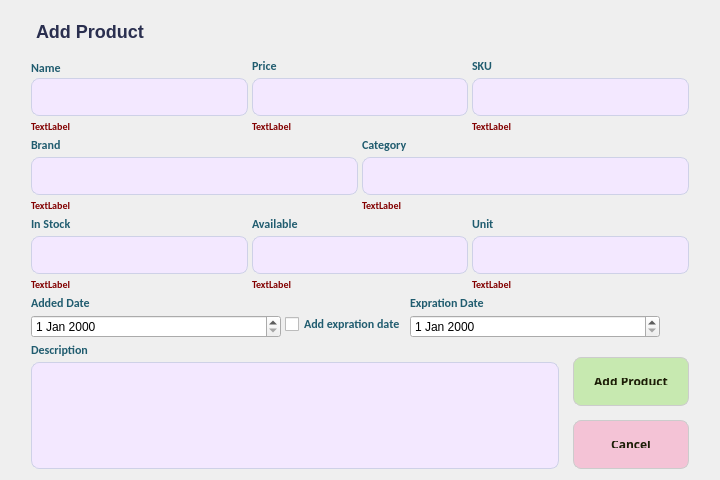
<?xml version="1.0" encoding="UTF-8"?>
<ui version="4.0">
 <class>add_product_window</class>
 <widget class="QDialog" name="add_product_window">
  <property name="geometry">
   <rect>
    <x>0</x>
    <y>0</y>
    <width>720</width>
    <height>480</height>
   </rect>
  </property>
  <property name="minimumSize">
   <size>
    <width>720</width>
    <height>460</height>
   </size>
  </property>
  <property name="maximumSize">
   <size>
    <width>720</width>
    <height>506</height>
   </size>
  </property>
  <property name="windowTitle">
   <string>Dialog</string>
  </property>
  <property name="styleSheet">
   <string notr="true">QDialog #add_product_window {
	background-image : url(:/Images/addProductWindowBackground.png);
}</string>
  </property>
  <layout class="QVBoxLayout" name="verticalLayout_2">
   <item>
    <layout class="QHBoxLayout" name="horizontalLayout">
     <property name="topMargin">
      <number>0</number>
     </property>
     <property name="rightMargin">
      <number>0</number>
     </property>
     <item>
      <widget class="QLabel" name="label">
       <property name="styleSheet">
        <string notr="true">
font-family: 'Fjalla One', sans-serif;
font-size: 18px;
letter-spacing: 0px;
word-spacing: 0px;
color: #2A2F4F;
font-weight: bold;
text-decoration: none;
font-style: normal;
font-variant: normal;
text-transform: none;
padding:10px 20px;</string>
       </property>
       <property name="text">
        <string>Add Product</string>
       </property>
      </widget>
     </item>
    </layout>
   </item>
   <item>
    <layout class="QHBoxLayout" name="horizontalLayout_6">
     <property name="spacing">
      <number>4</number>
     </property>
     <property name="leftMargin">
      <number>20</number>
     </property>
     <property name="rightMargin">
      <number>20</number>
     </property>
     <item>
      <layout class="QVBoxLayout" name="verticalLayout">
       <property name="topMargin">
        <number>0</number>
       </property>
       <item>
        <layout class="QVBoxLayout" name="verticalLayout_16">
         <property name="spacing">
          <number>4</number>
         </property>
         <property name="topMargin">
          <number>0</number>
         </property>
         <item>
          <layout class="QHBoxLayout" name="horizontalLayout_8">
           <property name="rightMargin">
            <number>0</number>
           </property>
           <item>
            <layout class="QVBoxLayout" name="verticalLayout_5">
             <property name="spacing">
              <number>0</number>
             </property>
             <property name="topMargin">
              <number>0</number>
             </property>
             <property name="rightMargin">
              <number>0</number>
             </property>
             <item>
              <widget class="QLabel" name="label_5">
               <property name="styleSheet">
                <string notr="true">font-family: Calibri;
font-size: 12px;
color: #205c6f;
font-weight: bold;
text-transform: none;</string>
               </property>
               <property name="text">
                <string>Name</string>
               </property>
              </widget>
             </item>
             <item>
              <widget class="QLineEdit" name="LE_name">
               <property name="styleSheet">
                <string notr="true">QLineEdit {
	background-color: #F3E8FF;
	border-radius:8px;
	border:1px solid #ced1e7;
	display:inline-block;
	cursor:text;
	color : #2c2c3b;
	font-family:Impactl;
	font-size:10px;
	font-weight:bold;
	padding:10px 10px;
}
</string>
               </property>
              </widget>
             </item>
            </layout>
           </item>
           <item>
            <layout class="QVBoxLayout" name="verticalLayout_7">
             <property name="topMargin">
              <number>0</number>
             </property>
             <property name="rightMargin">
              <number>0</number>
             </property>
             <item>
              <widget class="QLabel" name="label_9">
               <property name="styleSheet">
                <string notr="true">font-family: Calibri;
font-size: 12px;
color: #205c6f;
font-weight: bold;
text-transform: none;</string>
               </property>
               <property name="text">
                <string>Price</string>
               </property>
              </widget>
             </item>
             <item>
              <widget class="QLineEdit" name="LE_price">
               <property name="styleSheet">
                <string notr="true">QLineEdit {
	background-color: #F3E8FF;
	border-radius:8px;
	border:1px solid #ced1e7;
	display:inline-block;
	cursor:text;
	color : #2c2c3b;
	font-family:Impactl;
	font-size:10px;
	font-weight:bold;
	padding:10px 10px;
}
</string>
               </property>
              </widget>
             </item>
            </layout>
           </item>
           <item>
            <layout class="QVBoxLayout" name="verticalLayout_6">
             <property name="topMargin">
              <number>0</number>
             </property>
             <property name="rightMargin">
              <number>0</number>
             </property>
             <item>
              <widget class="QLabel" name="label_6">
               <property name="styleSheet">
                <string notr="true">font-family: Calibri;
font-size: 12px;
color: #205c6f;
font-weight: bold;
text-transform: none;</string>
               </property>
               <property name="text">
                <string>SKU</string>
               </property>
              </widget>
             </item>
             <item>
              <widget class="QLineEdit" name="LE_SKU">
               <property name="styleSheet">
                <string notr="true">QLineEdit {
	background-color: #F3E8FF;
	border-radius:8px;
	border:1px solid #ced1e7;
	display:inline-block;
	cursor:text;
	color : #2c2c3b;
	font-family:Impactl;
	font-size:10px;
	font-weight:bold;
	padding:10px 10px;
}
</string>
               </property>
              </widget>
             </item>
            </layout>
           </item>
          </layout>
         </item>
         <item>
          <layout class="QHBoxLayout" name="horizontalLayout_10">
           <property name="topMargin">
            <number>0</number>
           </property>
           <item>
            <widget class="QLabel" name="LB_nameError">
             <property name="styleSheet">
              <string notr="true">font-family: Calibri;
font-size: 10px;
color: #820000;
font-weight: bold;
text-transform: none;</string>
             </property>
             <property name="text">
              <string>TextLabel</string>
             </property>
            </widget>
           </item>
           <item>
            <widget class="QLabel" name="LB_priceError">
             <property name="styleSheet">
              <string notr="true">font-family: Calibri;
font-size: 10px;
color: #820000;
font-weight: bold;
text-transform: none;</string>
             </property>
             <property name="text">
              <string>TextLabel</string>
             </property>
            </widget>
           </item>
           <item>
            <widget class="QLabel" name="LB_skuError">
             <property name="styleSheet">
              <string notr="true">font-family: Calibri;
font-size: 10px;
color: #820000;
font-weight: bold;
text-transform: none;</string>
             </property>
             <property name="text">
              <string>TextLabel</string>
             </property>
            </widget>
           </item>
          </layout>
         </item>
        </layout>
       </item>
       <item>
        <layout class="QHBoxLayout" name="horizontalLayout_3">
         <item>
          <layout class="QVBoxLayout" name="verticalLayout_8">
           <property name="rightMargin">
            <number>0</number>
           </property>
           <item>
            <widget class="QLabel" name="label_11">
             <property name="styleSheet">
              <string notr="true">font-family: Calibri;
font-size: 12px;
color: #205c6f;
font-weight: bold;
text-transform: none;</string>
             </property>
             <property name="text">
              <string>Brand</string>
             </property>
            </widget>
           </item>
           <item>
            <widget class="QLineEdit" name="LE_brand">
             <property name="styleSheet">
              <string notr="true">QLineEdit {
	background-color: #F3E8FF;
	border-radius:8px;
	border:1px solid #ced1e7;
	display:inline-block;
	cursor:text;
	color : #2c2c3b;
	font-family:Impactl;
	font-size:10px;
	font-weight:bold;
	padding:10px 10px;
}
</string>
             </property>
            </widget>
           </item>
           <item>
            <widget class="QLabel" name="LB_brandError">
             <property name="styleSheet">
              <string notr="true">font-family: Calibri;
font-size: 10px;
color: #820000;
font-weight: bold;
text-transform: none;</string>
             </property>
             <property name="text">
              <string>TextLabel</string>
             </property>
            </widget>
           </item>
          </layout>
         </item>
         <item>
          <layout class="QVBoxLayout" name="verticalLayout_9">
           <property name="rightMargin">
            <number>0</number>
           </property>
           <item>
            <widget class="QLabel" name="label_13">
             <property name="styleSheet">
              <string notr="true">font-family: Calibri;
font-size: 12px;
color: #205c6f;
font-weight: bold;
text-transform: none;</string>
             </property>
             <property name="text">
              <string>Category</string>
             </property>
            </widget>
           </item>
           <item>
            <widget class="QLineEdit" name="LE_category">
             <property name="styleSheet">
              <string notr="true">QLineEdit {
	background-color: #F3E8FF;
	border-radius:8px;
	border:1px solid #ced1e7;
	display:inline-block;
	cursor:text;
	color : #2c2c3b;
	font-family:Impactl;
	font-size:10px;
	font-weight:bold;
	padding:10px 10px;
}
</string>
             </property>
            </widget>
           </item>
           <item>
            <widget class="QLabel" name="LB_categoryError">
             <property name="styleSheet">
              <string notr="true">font-family: Calibri;
font-size: 10px;
color: #820000;
font-weight: bold;
text-transform: none;</string>
             </property>
             <property name="text">
              <string>TextLabel</string>
             </property>
            </widget>
           </item>
          </layout>
         </item>
        </layout>
       </item>
       <item>
        <layout class="QHBoxLayout" name="horizontalLayout_4">
         <property name="topMargin">
          <number>0</number>
         </property>
         <item>
          <layout class="QVBoxLayout" name="verticalLayout_11">
           <property name="rightMargin">
            <number>0</number>
           </property>
           <item>
            <widget class="QLabel" name="label_16">
             <property name="styleSheet">
              <string notr="true">font-family: Calibri;
font-size: 12px;
color: #205c6f;
font-weight: bold;
text-transform: none;</string>
             </property>
             <property name="text">
              <string>In Stock</string>
             </property>
            </widget>
           </item>
           <item>
            <widget class="QLineEdit" name="LE_stock">
             <property name="styleSheet">
              <string notr="true">QLineEdit {
	background-color: #F3E8FF;
	border-radius:8px;
	border:1px solid #ced1e7;
	display:inline-block;
	cursor:text;
	color : #2c2c3b;
	font-family:Impactl;
	font-size:10px;
	font-weight:bold;
	padding:10px 10px;
}
</string>
             </property>
            </widget>
           </item>
           <item>
            <widget class="QLabel" name="LB_stockError">
             <property name="styleSheet">
              <string notr="true">font-family: Calibri;
font-size: 10px;
color: #820000;
font-weight: bold;
text-transform: none;</string>
             </property>
             <property name="text">
              <string>TextLabel</string>
             </property>
            </widget>
           </item>
          </layout>
         </item>
         <item>
          <layout class="QVBoxLayout" name="verticalLayout_10">
           <property name="rightMargin">
            <number>0</number>
           </property>
           <item>
            <widget class="QLabel" name="label_15">
             <property name="styleSheet">
              <string notr="true">font-family: Calibri;
font-size: 12px;
color: #205c6f;
font-weight: bold;
text-transform: none;</string>
             </property>
             <property name="text">
              <string>Available</string>
             </property>
            </widget>
           </item>
           <item>
            <widget class="QLineEdit" name="LE_available">
             <property name="styleSheet">
              <string notr="true">QLineEdit {
	background-color: #F3E8FF;
	border-radius:8px;
	border:1px solid #ced1e7;
	display:inline-block;
	cursor:text;
	color : #2c2c3b;
	font-family:Impactl;
	font-size:10px;
	font-weight:bold;
	padding:10px 10px;
}
</string>
             </property>
            </widget>
           </item>
           <item>
            <widget class="QLabel" name="LB_availableError">
             <property name="styleSheet">
              <string notr="true">font-family: Calibri;
font-size: 10px;
color: #820000;
font-weight: bold;
text-transform: none;</string>
             </property>
             <property name="text">
              <string>TextLabel</string>
             </property>
            </widget>
           </item>
          </layout>
         </item>
         <item>
          <layout class="QVBoxLayout" name="verticalLayout_12">
           <property name="rightMargin">
            <number>0</number>
           </property>
           <item>
            <widget class="QLabel" name="label_17">
             <property name="styleSheet">
              <string notr="true">font-family: Calibri;
font-size: 12px;
color: #205c6f;
font-weight: bold;
text-transform: none;</string>
             </property>
             <property name="text">
              <string>Unit</string>
             </property>
            </widget>
           </item>
           <item>
            <widget class="QLineEdit" name="LE_unit">
             <property name="styleSheet">
              <string notr="true">QLineEdit {
	background-color: #F3E8FF;
	border-radius:8px;
	border:1px solid #ced1e7;
	display:inline-block;
	cursor:text;
	color : #2c2c3b;
	font-family:Impactl;
	font-size:10px;
	font-weight:bold;
	padding:10px 10px;
}
</string>
             </property>
            </widget>
           </item>
           <item>
            <widget class="QLabel" name="LB_unitError">
             <property name="styleSheet">
              <string notr="true">font-family: Calibri;
font-size: 10px;
color: #820000;
font-weight: bold;
text-transform: none;</string>
             </property>
             <property name="text">
              <string>TextLabel</string>
             </property>
            </widget>
           </item>
          </layout>
         </item>
        </layout>
       </item>
       <item>
        <layout class="QHBoxLayout" name="horizontalLayout_5">
         <property name="spacing">
          <number>4</number>
         </property>
         <item>
          <layout class="QVBoxLayout" name="verticalLayout_4">
           <item>
            <widget class="QLabel" name="label_3">
             <property name="minimumSize">
              <size>
               <width>250</width>
               <height>0</height>
              </size>
             </property>
             <property name="maximumSize">
              <size>
               <width>250</width>
               <height>16777215</height>
              </size>
             </property>
             <property name="styleSheet">
              <string notr="true">font-family: Calibri;
font-size: 12px;
color: #205c6f;
font-weight: bold;
text-transform: none;</string>
             </property>
             <property name="text">
              <string>Added Date</string>
             </property>
            </widget>
           </item>
           <item>
            <widget class="QDateEdit" name="DE_addedDate">
             <property name="minimumSize">
              <size>
               <width>250</width>
               <height>0</height>
              </size>
             </property>
             <property name="maximumSize">
              <size>
               <width>250</width>
               <height>16777215</height>
              </size>
             </property>
             <property name="styleSheet">
              <string notr="true"/>
             </property>
            </widget>
           </item>
          </layout>
         </item>
         <item>
          <layout class="QHBoxLayout" name="horizontalLayout_11">
           <property name="topMargin">
            <number>0</number>
           </property>
           <item>
            <layout class="QVBoxLayout" name="verticalLayout_15">
             <item>
              <spacer name="verticalSpacer_3">
               <property name="orientation">
                <enum>Qt::Vertical</enum>
               </property>
               <property name="sizeType">
                <enum>QSizePolicy::Maximum</enum>
               </property>
               <property name="sizeHint" stdset="0">
                <size>
                 <width>20</width>
                 <height>15</height>
                </size>
               </property>
              </spacer>
             </item>
             <item>
              <widget class="QCheckBox" name="CB_expCheckBox">
               <property name="styleSheet">
                <string notr="true">font-family: Calibri;
font-size: 12px;
color: #205c6f;
font-weight: bold;
text-transform: none;</string>
               </property>
               <property name="text">
                <string>Add expration date</string>
               </property>
              </widget>
             </item>
            </layout>
           </item>
           <item>
            <layout class="QVBoxLayout" name="VL_expDate">
             <property name="topMargin">
              <number>0</number>
             </property>
             <item>
              <widget class="QLabel" name="LB_expDate">
               <property name="styleSheet">
                <string notr="true">font-family: Calibri;
font-size: 12px;
color: #205c6f;
font-weight: bold;
text-transform: none;</string>
               </property>
               <property name="text">
                <string>Expration Date</string>
               </property>
              </widget>
             </item>
             <item>
              <widget class="QDateEdit" name="DE_exDate">
               <property name="minimumSize">
                <size>
                 <width>250</width>
                 <height>0</height>
                </size>
               </property>
               <property name="maximumSize">
                <size>
                 <width>250</width>
                 <height>16777215</height>
                </size>
               </property>
              </widget>
             </item>
            </layout>
           </item>
          </layout>
         </item>
         <item>
          <spacer name="horizontalSpacer">
           <property name="orientation">
            <enum>Qt::Horizontal</enum>
           </property>
           <property name="sizeHint" stdset="0">
            <size>
             <width>40</width>
             <height>20</height>
            </size>
           </property>
          </spacer>
         </item>
        </layout>
       </item>
       <item>
        <layout class="QHBoxLayout" name="horizontalLayout_7">
         <property name="topMargin">
          <number>0</number>
         </property>
         <item>
          <layout class="QVBoxLayout" name="verticalLayout_3">
           <property name="topMargin">
            <number>0</number>
           </property>
           <item>
            <widget class="QLabel" name="label_2">
             <property name="styleSheet">
              <string notr="true">font-family: Calibri;
font-size: 12px;
color: #205c6f;
font-weight: bold;
text-transform: none;</string>
             </property>
             <property name="text">
              <string>Description</string>
             </property>
            </widget>
           </item>
           <item>
            <widget class="QTextEdit" name="TE_description">
             <property name="styleSheet">
              <string notr="true">QTextEdit {
	background-color: #F3E8FF;
	border-radius:8px;
	border:1px solid #ced1e7;
	display:inline-block;
	cursor:text;
	color : #2c2c3b;
	font-family:Impactl;
	font-size:10px;
	font-weight:bold;
	padding:10px 10px;
}
</string>
             </property>
            </widget>
           </item>
          </layout>
         </item>
         <item>
          <layout class="QVBoxLayout" name="verticalLayout_14">
           <property name="spacing">
            <number>4</number>
           </property>
           <property name="leftMargin">
            <number>10</number>
           </property>
           <property name="rightMargin">
            <number>0</number>
           </property>
           <item>
            <spacer name="verticalSpacer_2">
             <property name="orientation">
              <enum>Qt::Vertical</enum>
             </property>
             <property name="sizeType">
              <enum>QSizePolicy::Minimum</enum>
             </property>
             <property name="sizeHint" stdset="0">
              <size>
               <width>20</width>
               <height>15</height>
              </size>
             </property>
            </spacer>
           </item>
           <item>
            <widget class="QPushButton" name="PB_addProduct">
             <property name="cursor">
              <cursorShape>PointingHandCursor</cursorShape>
             </property>
             <property name="styleSheet">
              <string notr="true">QPushButton {
    background-color: #C7E9B0;
    border: 1px solid #CCCCCC;
    border-radius: 8px;
    padding: 20px 20px;
	color: #1c1d06;
	font-family : Cabin;
	font-weight : bold;
	font-size : 12px;

	
}

QPushButton::hover {
	background-color : #eff4fc;

}</string>
             </property>
             <property name="text">
              <string>Add Product</string>
             </property>
            </widget>
           </item>
           <item>
            <spacer name="verticalSpacer">
             <property name="orientation">
              <enum>Qt::Vertical</enum>
             </property>
             <property name="sizeType">
              <enum>QSizePolicy::Minimum</enum>
             </property>
             <property name="sizeHint" stdset="0">
              <size>
               <width>20</width>
               <height>10</height>
              </size>
             </property>
            </spacer>
           </item>
           <item>
            <widget class="QPushButton" name="PB_cancel">
             <property name="cursor">
              <cursorShape>PointingHandCursor</cursorShape>
             </property>
             <property name="styleSheet">
              <string notr="true">QPushButton {
    background-color: #f4c3d6;
    border: 1px solid #CCCCCC;
    border-radius: 8px;
    padding: 20px 20px;
	color: #1c1d06;
	font-family : Cabin;
	font-weight : bold;
	font-size : 12px;

	
}

QPushButton::hover {
	background-color : #eff4fc;

}</string>
             </property>
             <property name="text">
              <string>Cancel</string>
             </property>
            </widget>
           </item>
          </layout>
         </item>
        </layout>
       </item>
      </layout>
     </item>
    </layout>
   </item>
  </layout>
 </widget>
 <resources/>
 <connections/>
</ui>
